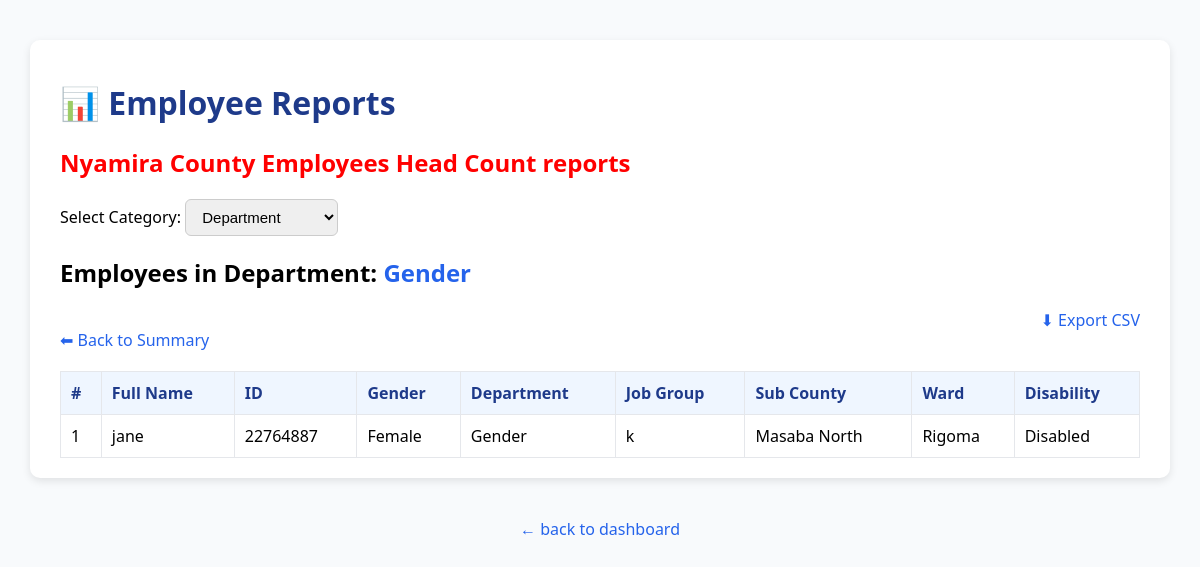
The page /reports.php?type=department&category=Gender (signed in) on the database its author committed.
### tables this page shows
CREATE TABLE `employees` (
  `id` int(11) NOT NULL,
  `full_name` varchar(100) NOT NULL,
  `id_number` varchar(20) NOT NULL,
  `personal_number` varchar(50) NOT NULL,
  `gender` varchar(10) NOT NULL,
  `disability_status` varchar(20) NOT NULL,
  `disability_type` varchar(50) DEFAULT NULL,
  `date_of_appointment` date NOT NULL,
  `job_group` varchar(20) NOT NULL,
  `highest_academic_qualification` varchar(100) NOT NULL,
  `professional_qualification` varchar(100) NOT NULL,
  `department` varchar(100) NOT NULL,
  `section` varchar(100) NOT NULL,
  `home_county` varchar(100) NOT NULL,
  `subcounty` varchar(100) DEFAULT NULL,
  `ward` varchar(100) NOT NULL,
  `work_station` varchar(100) NOT NULL,
  `phone_number` varchar(15) NOT NULL,
  `email` varchar(100) NOT NULL,
  `photo` longtext NOT NULL,
  `latitude` varchar(50) DEFAULT NULL,
  `longitude` varchar(50) DEFAULT NULL,
  `created_at` timestamp NOT NULL DEFAULT current_timestamp()
);

### reports.php (the view, shortened to what this page needs)
<?php
$conn = new mysqli("localhost", "root", "", "employee_census");
$type = $_GET['type'] ?? 'department';
$stmt = $conn->prepare("SELECT $type AS category, COUNT(*) AS total FROM employees GROUP BY $type ORDER BY total DESC");
$stmt->execute();
$result = $stmt->get_result();
$selectedCategory = $_GET['category'] ?? null;
$employees = [];
if ($selectedCategory) {
    $stmt2 = $conn->prepare("SELECT * FROM employees WHERE $type = ?");
    $stmt2->bind_param("s", $selectedCategory);
    $stmt2->execute();
    $employees = $stmt2->get_result();
}
?>
<!DOCTYPE html>
<html lang="en">
<head>
</head>
<body>
<div class="container">
<h1>📊 Employee Reports</h1>
<h2><marquee><font color ="red">Nyamira County Employees Head Count reports</font></marquee></h2>
<form method="get" action="">
    <label for="type">Select Category:</label>
    <select name="type" id="type" onchange="this.form.submit()">
        <option value="department" <?= $type=='department'?'selected':'' ?>>Department</option>
    </select>
</form>
<?php if (!$selectedCategory): ?>
    <h2 style="margin-top:20px;">Grouped by <?= ucfirst(str_replace('_',' ',$type)) ?></h2>
    <table>
        <tr><th><?= ucfirst(str_replace('_',' ',$type)) ?></th><th>Total Employees</th></tr>
        <?php while ($row = $result->fetch_assoc()): ?>
        <tr>
            <td><a href="?type=<?= $type ?>&category=<?= urlencode($row['category']) ?>"><?= htmlspecialchars($row['category'] ?: 'N/A') ?></a></td>
            <td><?= $row['total'] ?></td>
        </tr>
        <?php endwhile; ?>
    </table>
<?php else: ?>
    <h2>Employees in <?= ucfirst(str_replace('_',' ',$type)) ?>: <span style="color:#2563eb"><?= htmlspecialchars($selectedCategory) ?></span></h2>
    <a href="?type=<?= $type ?>" class="back">⬅ Back to Summary</a>
    <a href="?type=<?= $type ?>&category=<?= urlencode($selectedCategory) ?>&export=1" style="float:right; margin-bottom:10px;" class="export">⬇ Export CSV</a>
    <table>
        <tr>
            <th>#</th><th>Full Name</th><th>ID</th><th>Gender</th><th>Department</th>
            <th>Job Group</th><th>Sub County</th><th>Ward</th><th>Disability</th>
        </tr>
        <?php
        $count=1;
        $employees->data_seek(0);
        while ($row = $employees->fetch_assoc()): ?>
        <tr>
            <td><?= $count++ ?></td>
            <td><?= htmlspecialchars($row['full_name']) ?></td>
            <td><?= htmlspecialchars($row['id_number']) ?></td>
            <td><?= htmlspecialchars($row['gender']) ?></td>
            <td><?= htmlspecialchars($row['department']) ?></td>
            <td><?= htmlspecialchars($row['job_group']) ?></td>
            <td><?= htmlspecialchars($row['subcounty']) ?></td>
            <td><?= htmlspecialchars($row['ward']) ?></td>
            <td><?= htmlspecialchars($row['disability_status']) ?></td>
        </tr>
        <?php endwhile; ?>
    </table>
<?php endif; ?>
</div>
<footer>
  <center> <a href="admin_dashboard.php">← back to dashboard</a></center>
</footer>
</body>
</html>

### reports.php (style rules this page uses)
body { font-family: 'Segoe UI', Tahoma, Geneva, Verdana, sans-serif; background-color: #f8fafc; margin: 0; padding: 0; }
.container { margin: 40px auto; width: 90%; background: white; padding: 20px 30px; border-radius: 10px; box-shadow: 0 3px 8px rgba(0,0,0,0.1); }
h1 { color: #1e3a8a; }
select, button { padding: 8px 12px; font-size: 15px; border-radius: 6px; border: 1px solid #ccc; }
table { width: 100%; border-collapse: collapse; margin-top: 20px; }
th, td { border: 1px solid #e5e7eb; padding: 10px; text-align: left; }
th { background-color: #eff6ff; color: #1e3a8a; }
a { color: #2563eb; text-decoration: none; }
.back { margin-top: 20px; display: inline-block; }

### rows shown on the page
employees: full_name "jane", id_number "22764887", gender "Female", department "Gender", job_group "k", subcounty "Masaba North", ward "Rigoma", disability_status "Disabled"

### other values the page prints
str_replace('_',' ',$type) "Department"
$selectedCategory "Gender"
